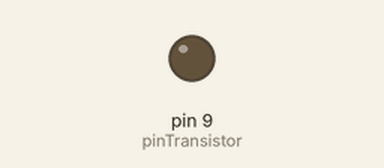
Simulated run of this sketch. Board: Arduino Uno, built with avr-gcc and run on an emulated ATmega328P. Shown: output pins drawn as LEDs (lit = HIGH).

Above: at 0.2 s.
At 9.4 s:
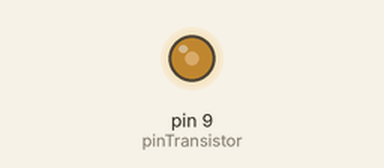
At 18.6 s:
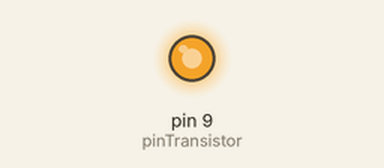
At 37.0 s:
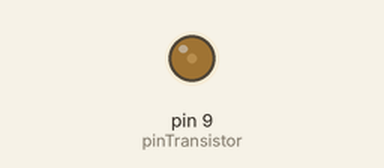
Timing chart, 0 to 40.0 s (numbered marks = the images above):
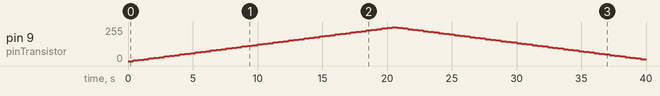

The sketch:

motorcc.ino
```cpp
const int pinTransistor = 9;
int velocidade = 0;

void setup() {
  // put your setup code here, to run once:
  pinMode (pinTransistor, OUTPUT);
}

void loop() {
  // put your main code here, to run repeatedly:
  for(velocidade = 0; velocidade < 255; velocidade += 5){
    analogWrite (pinTransistor, velocidade);
    delay(400);
  }
  for(velocidade = 255; velocidade > 0; velocidade -= 5){
    analogWrite (pinTransistor, velocidade);
    delay(400);
  }
}
```

Measured:
- by itself, pin 9 (pinTransistor): rises from 0/255 to 255/255 in 20.0 s, then falls to 15/255 in 19.2 s
